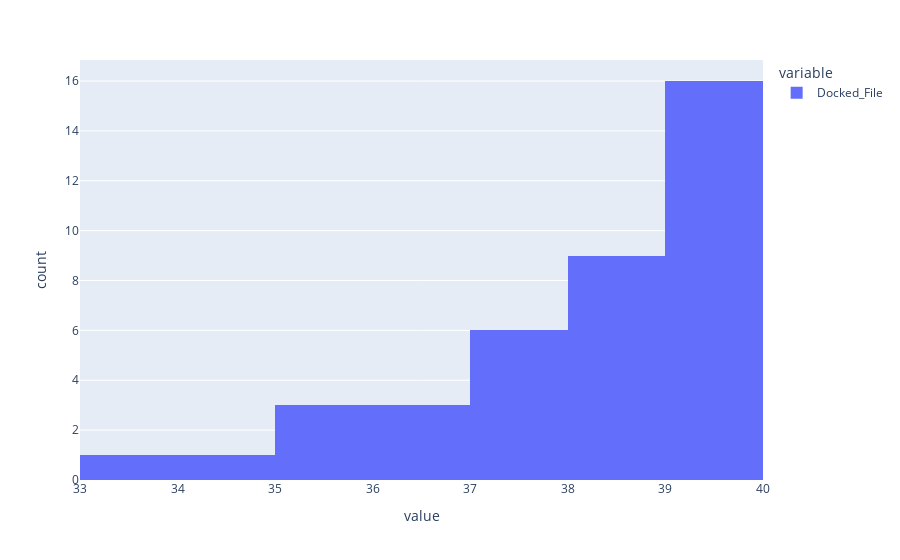

The notebook cell saved with this chart:
### Code cell
px.histogram(n_successfully_docked_superclean / 2)

### Figure 1 — Plotly figure (JSON) as saved in the notebook; plotly's stock layout.template omitted (floating-point values rounded to 4 significant figures)
{"data": [{"alignmentgroup": "True", "bingroup": "x", "hovertemplate": "variable=Docked_File<br>value=%{x}<br>count=%{y}<extra></extra>", "legendgroup": "Docked_File", "marker": {"color": "#636efa", "pattern": {"shape": ""}}, "name": "Docked_File", "offsetgroup": "Docked_File", "orientation": "v", "showlegend": true, "type": "histogram", "x": [39, 38, 36.5, 39, 35, 37.5, 39, 33.5, 35.5, 38.5, 39, 36.5, 37, 38, 38, 38.5, 34.5, 39, 39, 39, 39, 37.5, 38, 37.5, 36.5, 39, 39, 39, 38, 37, 39, 39, 38.5, 39, 38, 39, 37.5, 35.5, 39], "xaxis": "x", "yaxis": "y"}], "layout": {"autosize": true, "barmode": "relative", "legend": {"title": {"text": "variable"}, "tracegroupgap": 0}, "margin": {"t": 60}, "xaxis": {"anchor": "y", "autorange": true, "domain": [0, 1], "range": [33, 40], "title": {"text": "value"}, "type": "linear"}, "yaxis": {"anchor": "x", "autorange": true, "domain": [0, 1], "range": [0, 16.84], "title": {"text": "count"}}}}
